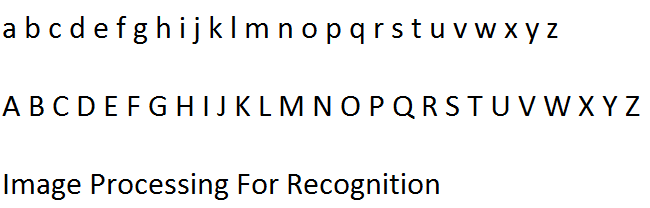
%> input picture character/Alphabets.png, 650 x 208 px
$ octave --eval "character_recog(imread('Alphabets.png'));"   (GNU Octave 9; MATLAB toolbox functions it lacks are replaced by stand-ins)
%> lines starting %> are read from the running program, lines starting %| are printed output that depends on the picture; in (x1, y1, x2, y2) boxes, pixels count from 0 and x2, y2 are one past the last pixel; in counts of white or black regions, pixels touching at a corner belong together; the program's own positions count from 1
function character_recog(I)

% converting Original Image to Black White
bw = ~im2bw(I,0.99);

% getting section of image containing lower case alphabets
lc = bw(13:47,:);

% getting section of image containing upper case alphabets
uc = bw(90:123,:);

% getting section of image containing unknown alphabets
unknown_c = bw(170:205,:);

% uc is a piece of original image containing all the upper case letters
% so we used regionprops function to separate every alphabet
u_alp = regionprops(uc,'Image');

% lc is a piece of original image containing all the lower case letters
% so we used regionprops function to separate every alphabet
l_alp = regionprops(lc,'Image','FilledArea','FilledImage','BoundingBox','Area','MajorAxisLength','MinorAxisLength');

I=l_alp(10);
I_dot=l_alp(9);

J=l_alp(11);
J_dot=l_alp(12);

Idbb = I_dot.MajorAxisLength * I_dot.MinorAxisLength;
Jdbb = J_dot.MajorAxisLength * J_dot.MinorAxisLength;

I_new = adjusti(I.Image, I_dot.Image);
J_new = adjustj(J.Image, J_dot.Image);

%removing
l_alp(9).Image=I_new;
l_alp(10).Image=J_new;
to_be = [11 12];
l_alp(to_be) = [];

% unknown_c is a piece of original image containing all the unknown letters
% so we used regionprops function to separate every alphabet
unknown_alp = regionprops(unknown_c,'Image','BoundingBox','MajorAxisLength','MinorAxisLength');
statement = unknown_alp;
test = [];
to_be2 = [];
inc=1;
for i =1:length(unknown_alp)
    temp = unknown_alp(i).MajorAxisLength * unknown_alp(i).MinorAxisLength;

    if temp == Idbb
        new_img = adjusti(unknown_alp(i+1).Image,unknown_alp(i).Image);
        statement(i).Image = new_img;
        % to_be2(inc) = i+1;
        to_be2(end+1) = i+1;
    elseif temp == Jdbb
        new_img = adjustj(unknown_alp(i+1).Image,unknown_alp(i).Image);
        statement(i).Image = new_img;
        to_be2(end+1) = i+1;
    end

    statement(i).Image = normalise_image_size(statement(i).Image,max(size(statement(i).Image)));
    statement(i).Image = imresize(statement(i).Image,[40 40]);
    inc=inc+1;

end

%removing legs
statement(to_be2) = [];


% looping each of the uppercase alphabets to do following two tasks:
% first- normalize each alphabet i.e making aspect ratio 1:1
% second- resize the alphabet to a constant size
alp = [];
for i =1:length(u_alp)
    u_alp(i).Image = normalise_image_size(u_alp(i).Image,max(size(u_alp(i).Image)));
    u_alp(i).Image = imresize(u_alp(i).Image,[40 40]);
    alp(end + 1).Image = u_alp(i).Image;

end

% looping each of the lowercase alphabets to do following two tasks:
% first- normalize each alphabet i.e making aspect ratio 1:1
% second- resize the alphabet to a constant size
for i =1:length(l_alp)
    l_alp(i).Image = normalise_image_size(l_alp(i).Image,max(size(l_alp(i).Image)));
    l_alp(i).Image = imresize(l_alp(i).Image,[40 40]);
    alp(end + 1).Image = l_alp(i).Image;
end

% looping through the unknown alphabets to match each of the unknowns with the trained data

    for j= 1:length(statement)

        % Looping through the array of trained data to get matched alphabet
        for i = 1:length(alp)
            temp = alp(i).Image;
            temp2 = statement(j).Image;
            D(i) = sum(abs(temp(:) - temp2(:)));
        end

        % getting minimum distance i.e. its index and its value
        [m midx] = min(D);
        subplot(1,2,1); imshow(statement(j).Image)
        subplot(1,2,2); imshow(alp(midx).Image)
        drawnow
        pause(0.5);

    end

end


function alp = normalise_image_size(alp,maxS)

    Dif = maxS - size(alp);
    if rem(Dif(1), 2) == 0
        alp = padarray(alp,[Dif(1)/2 0],'both');
    else
        alp = padarray(alp,[(Dif(1)-1)/2 0],'both');
        alp = padarray(alp,[1 0],'post');
    end

    if rem(Dif(2), 2) == 0
        alp = padarray(alp,[0 Dif(2)/2],'both');
    else
        alp = padarray(alp,[0 (Dif(2)-1)/2],'both');
        alp = padarray(alp,[0 1],'post');
    end

end

function i = adjusti(alp, adot)
    alp = padarray(alp,[10 0],'pre');
    adot = padarray(adot,[22 0],'post');
    i = alp + adot;
    i = normalise_image_size(i,max(size(i)));
end

function j = adjustj(alp,adot)
    alp = padarray(alp,[10 0],'pre');
    adot = padarray(adot,[28 0],'post');
    adot = padarray(adot,[0 3],'pre');
    j = alp+adot;
    j = normalise_image_size(j,max(size(j)));
end
%> in character_recog, `bw = ~im2bw(I,0.99);`:
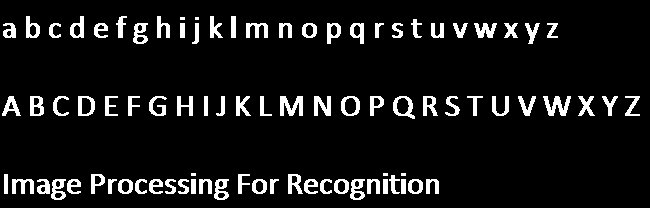
%> bw: size 208x650 logical; 8.3% white; 86 white regions (5 under 20 px), largest, box (x1, y1, x2, y2) and area: (280, 96, 303, 116) 297, (543, 96, 571, 116) 295, (314, 96, 331, 116) 228
%> in character_recog, `lc = bw(13:47,:);`: lc: size 35x650 logical; 15.3% white; 28 white regions (2 under 20 px), largest, box (x1, y1, x2, y2) and area: (474, 11, 497, 26) 209, (246, 11, 268, 26) 201, (133, 11, 148, 32) 186
%> in character_recog, `uc = bw(90:123,:);`:
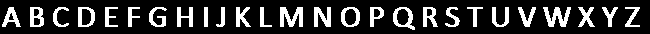
%> uc: size 34x650 logical; 19.1% white; 26 white regions, largest, box (x1, y1, x2, y2) and area: (280, 7, 303, 27) 297, (543, 7, 571, 27) 295, (314, 7, 331, 27) 228
%> in character_recog, `unknown_c = bw(170:205,:);`:
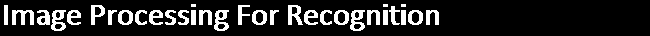
%> unknown_c: size 36x650 logical; 15.3% white; 32 white regions (3 under 20 px)
%> in character_recog, `u_alp = regionprops(uc,'Image');`: u_alp = 26 items
%> in character_recog, `l_alp = regionprops(lc,'Image','FilledArea','FilledImage','BoundingBox..`: l_alp = 28 regions; largest, box (x1, y1, x2, y2), Area, MajorAxisLength, MinorAxisLength and FilledArea: (474, 11, 497, 26) 209 23.76 16.44 209, (246, 11, 268, 26) 201 28.54 17.85 201, (133, 11, 148, 32) 186 25.46 16.22 235
%> in character_recog, `I=l_alp(10);`: I = 1 region; box (x1, y1, x2, y2), Area, MajorAxisLength, MinorAxisLength and FilledArea: (180, 11, 185, 26) 75 17.32 5.77 75
%> in character_recog, `I_dot=l_alp(9);`: I_dot = 1 region; box (x1, y1, x2, y2), Area, MajorAxisLength, MinorAxisLength and FilledArea: (180, 5, 185, 8) 15 5.77 3.46 15
%> in character_recog, `J=l_alp(11);`: J = 1 region; box (x1, y1, x2, y2), Area, MajorAxisLength, MinorAxisLength and FilledArea: (192, 11, 199, 32) 88 24.92 5.48 88
%> in character_recog, `J_dot=l_alp(12);`: J_dot = 1 region; box (x1, y1, x2, y2), Area, MajorAxisLength, MinorAxisLength and FilledArea: (195, 5, 199, 8) 12 4.62 3.46 12
%> in character_recog, `Idbb = I_dot.MajorAxisLength * I_dot.MinorAxisLength;`: Idbb = 20
%> in character_recog, `Jdbb = J_dot.MajorAxisLength * J_dot.MinorAxisLength;`: Jdbb = 16
%> in adjusti, `alp = padarray(alp,[10 0],'pre');`: alp = 25 rows, first 8: [false false false false false; false false false false false; false false false false false; false false false false false; false false false false false; false false false false false; false false false false false; false false false false false]
%> in adjusti, `adot = padarray(adot,[22 0],'post');`: adot = 25 rows, first 8: [true true true true true; true true true true true; true true true true true; false false false false false; false false false false false; false false false false false; false false false false false; false false false false false]
%> in adjusti, `i = alp + adot;`: i = 25 rows, first 8: [1 1 1 1 1; 1 1 1 1 1; 1 1 1 1 1; 0 0 0 0 0; 0 0 0 0 0; 0 0 0 0 0; 0 0 0 0 0; 0 0 0 0 0]
%> in normalise_image_size, `Dif = maxS - size(alp);`: Dif = [0 20]
%> in normalise_image_size, `alp = padarray(alp,[Dif(1)/2 0],'both');`: alp has the same summary as i in adjusti
%> in normalise_image_size, `alp = padarray(alp,[0 Dif(2)/2],'both');`: alp: size 25x25 double; values 0 (black) and 1 (white), 14.4% white; 2 white regions (1 under 20 px), largest, box (x1, y1, x2, y2) and area: (10, 10, 15, 25) 75
%> in adjustj, `adot = padarray(adot,[28 0],'post');`: adot = 31 rows, first 8: [true true true true; true true true true; true true true true; false false false false; false false false false; false false false false; false false false false; false false false false]
%> in normalise_image_size (call 2), `alp = padarray(alp,[0 Dif(2)/2],'both');`: alp: size 31x31 double; values 0 (black) and 1 (white), 10.4% white; 2 white regions (1 under 20 px)
%> in character_recog, `unknown_alp = regionprops(unknown_c,'Image','BoundingBox','MajorAxisLe..`: unknown_alp = 32 regions; largest, box (x1, y1, x2, y2), MajorAxisLength and MinorAxisLength: (12, 10, 34, 25) 28.54 17.85, (51, 10, 66, 31) 25.46 16.22, (214, 10, 229, 31) 25.46 16.22, (350, 10, 365, 31) 25.46 16.22, (288, 5, 303, 25) 23.35 17.16
%> in character_recog, `statement = unknown_alp;`: statement has the same summary as unknown_alp
%> the loop in character_recog, `for i =1:length(unknown_alp)` made 32 passes
%> temp on passes 1 to 12: 106.7, 509.3, 264.9, 413.1, 286.2, 349.9, 133.1, 328.7, 264.4, 286.2, 229, 229
%> pass 1, in normalise_image_size (call 3), `alp = padarray(alp,[0 Dif(2)/2],'both');`:
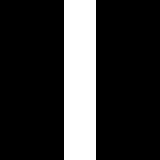
%> alp: size 20x20 logical (shown 8 times larger); 20% white; 1 white region, box (x1, y1, x2, y2) and area: (8, 0, 12, 20) 80
%> after the loop in character_recog, `for i =1:length(unknown_alp)`: to_be2 = [14 27 30]
%> the loop in character_recog, `for i =1:length(u_alp)` made 26 passes
%> Dif in normalise_image_size on passes 1 to 12: [0 1], [0 6], [0 4], [0 3], [0 7], [0 8], [0 2], [0 4], [0 16], [0 11], [0 5], [0 8]
%> pass 1, in normalise_image_size (call 38), `alp = padarray(alp,[0 1],'post');`:
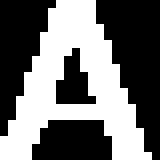
%> alp: size 20x20 logical (shown 8 times larger); 43.8% white; 1 white region, box (x1, y1, x2, y2) and area: (0, 0, 19, 20) 175
%> after the loop in character_recog, `for i =1:length(u_alp)`: alp = 26 items
%> the loop in character_recog, `for i =1:length(l_alp)` made 26 passes
%> Dif in normalise_image_size on passes 1 to 12: [0 2], [0 8], [0 3], [0 8], [0 1], [0 11], [0 6], [0 9], [0 0], [0 0], [0 9], [0 17]
%> pass 2, in normalise_image_size (call 65), `alp = padarray(alp,[0 Dif(2)/2],'both');`:
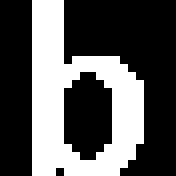
%> alp: size 22x22 logical (shown 8 times larger); 34.9% white; 1 white region
%> after the loop in character_recog, `for i =1:length(l_alp)`: alp = 52 items; l_alp = 26 regions; largest, box (x1, y1, x2, y2), Area, MajorAxisLength, MinorAxisLength and FilledArea: (474, 11, 497, 26) 209 23.76 16.44 209, (246, 11, 268, 26) 201 28.54 17.85 201, (133, 11, 148, 32) 186 25.46 16.22 235
%> the loop in character_recog, `for j= 1:length(statement)` made 29 passes
%> midx on passes 1 to 12: 9, 39, 27, 33, 31, 16, 44, 41, 29, 31, 45, 45
%> after the loop in character_recog, `for j= 1:length(statement)`: D = 52 values, max 1124 at index 38, min 0 at index 40, mean 712.4
%> `character_recog(imread('Alphabets.png'));`:
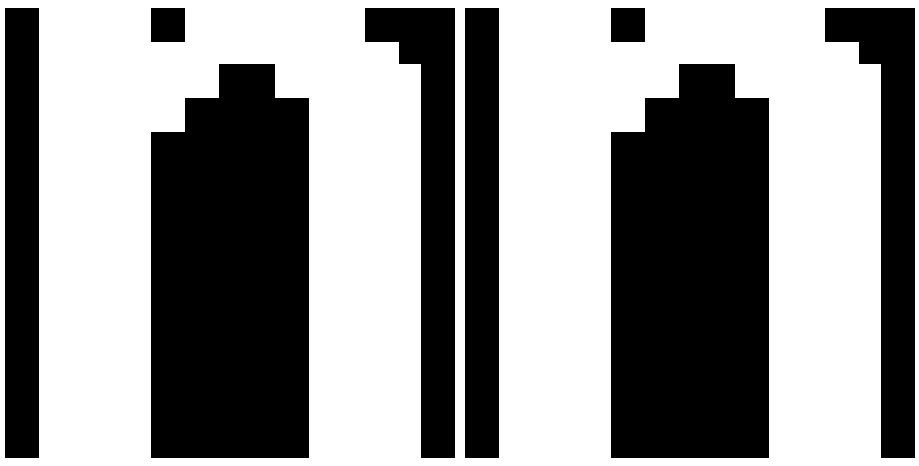
%> figure redrawn from the program's plot data, 2 panels
